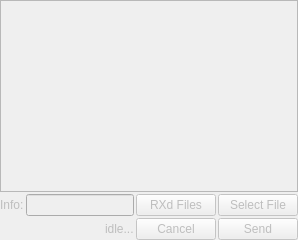
     <widget class="QWidget" name="tabFiles">
      <property name="enabled">
       <bool>false</bool>
      </property>
      <attribute name="title">
       <string>Files</string>
      </attribute>
      <layout class="QVBoxLayout" name="verticalLayout_5">
       <property name="spacing">
        <number>2</number>
       </property>
       <property name="leftMargin">
        <number>0</number>
       </property>
       <property name="topMargin">
        <number>0</number>
       </property>
       <property name="rightMargin">
        <number>0</number>
       </property>
       <property name="bottomMargin">
        <number>0</number>
       </property>
       <item>
        <widget class="QTreeView" name="treeViewReceivedFiles">
         <property name="contextMenuPolicy">
          <enum>Qt::CustomContextMenu</enum>
         </property>
         <property name="editTriggers">
          <set>QAbstractItemView::DoubleClicked</set>
         </property>
         <property name="sortingEnabled">
          <bool>true</bool>
         </property>
        </widget>
       </item>
       <item>
        <layout class="QHBoxLayout" name="horizontalLayout_7">
         <item>
          <widget class="QLabel" name="labelFileInfo">
           <property name="text">
            <string>Info:</string>
           </property>
          </widget>
         </item>
         <item>
          <widget class="QLineEdit" name="lineEditFileName">
           <property name="readOnly">
            <bool>true</bool>
           </property>
          </widget>
         </item>
         <item>
          <widget class="QPushButton" name="pushButtonRXFiles">
           <property name="text">
            <string>RXd Files</string>
           </property>
          </widget>
         </item>
         <item>
          <widget class="QPushButton" name="pushButtonSelectFile">
           <property name="text">
            <string>Select File</string>
           </property>
          </widget>
         </item>
        </layout>
       </item>
       <item>
        <layout class="QHBoxLayout" name="horizontalLayout_16">
         <item>
          <spacer name="horizontalSpacer_15">
           <property name="orientation">
            <enum>Qt::Horizontal</enum>
           </property>
           <property name="sizeHint" stdset="0">
            <size>
             <width>40</width>
             <height>20</height>
            </size>
           </property>
          </spacer>
         </item>
         <item>
          <widget class="QLabel" name="labelFileTXStatus">
           <property name="text">
            <string>idle...</string>
           </property>
          </widget>
         </item>
         <item>
          <widget class="QPushButton" name="pushButtonCancelFileTransfer">
           <property name="enabled">
            <bool>false</bool>
           </property>
           <property name="text">
            <string>Cancel</string>
           </property>
          </widget>
         </item>
         <item>
          <widget class="QPushButton" name="pushButtonSendFile">
           <property name="enabled">
            <bool>false</bool>
           </property>
           <property name="text">
            <string>Send</string>
           </property>
          </widget>
         </item>
        </layout>
       </item>
      </layout>
     </widget>
